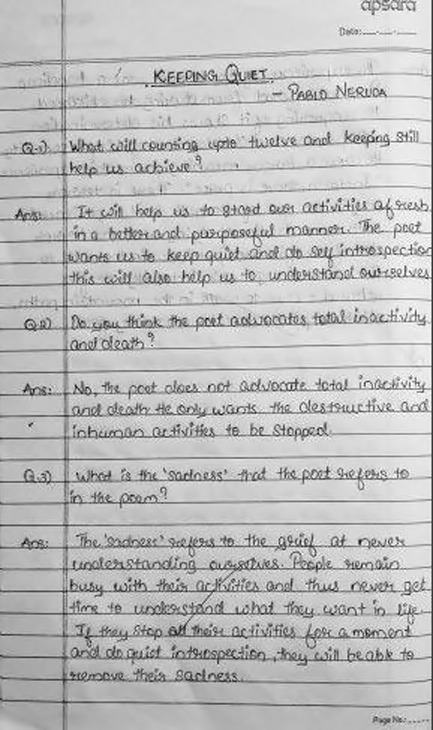
#> input picture eval/test.jpg, 433 x 730 px
$ python aign.py
#> lines starting #> are read from the running program, lines starting #| are printed output that depends on the picture; after the words box and inside, x2 and y2 are one past the last pixel; in counts of white or black regions, pixels touching at a corner belong together
#> the answer given: eval/test.jpg
# align_single.py
# Single image alignment using OpenCV
# Author: Asik Kani ⚡

import cv2
import numpy as np

def align_image(image_path, output_path="aligned_output.jpg"):
#> called with image_path = 'eval/test.jpg', output_path = 'aligned_output.jpg'
    img = cv2.imread(image_path)
#> img is the input picture: shape (730, 433, 3); min 4, max 255, mean 189.3
    if img is None:
        print("❌ Image not found.")
        return None

    # Step 1: Resize + grayscale + edge detect
    img = cv2.resize(img, (1000, 1400))
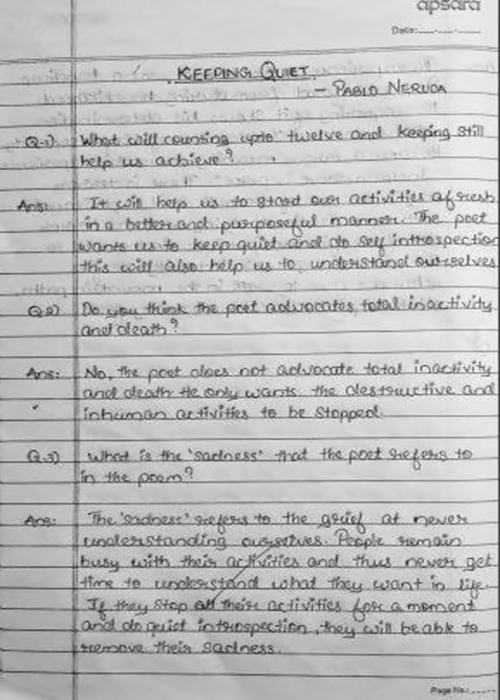
#> img: shape (1400, 1000, 3) (shown at 1/2 size); min 14, max 255, mean 189.2
    gray = cv2.cvtColor(img, cv2.COLOR_BGR2GRAY)
    blur = cv2.GaussianBlur(gray, (5,5), 0)
    edges = cv2.Canny(blur, 75, 200)
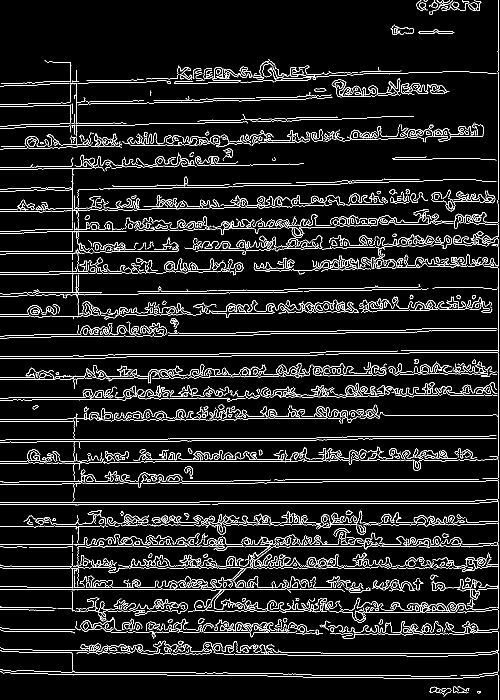
#> edges: shape (1400, 1000) (shown at 1/2 size); 7.5% white in thin lines or dots

    # Step 2: Find largest contour (paper)
    contours, _ = cv2.findContours(edges, cv2.RETR_LIST, cv2.CHAIN_APPROX_SIMPLE)
#> contours = 1500 contours, 902 with area under 20; largest, box (x1, y1, x2, y2) and area: (709, 1204, 939, 1246) 1004, (843, 1206, 900, 1226) 650, (547, 766, 768, 795) 542, (180, 1158, 281, 1176) 521, (870, 593, 960, 620) 501
    contours = sorted(contours, key=cv2.contourArea, reverse=True)
    doc_cnt = None
    for c in contours:
        peri = cv2.arcLength(c, True)
        approx = cv2.approxPolyDP(c, 0.02 * peri, True)
        if len(approx) == 4:
            doc_cnt = approx
            break
#> this loop made 31 passes
#> (peri, doc_cnt) on pass 31: (1258.2, [[483, 1089], [155, 1094], [155, 1133], [157, 1093]])
#> peri on passes 2 to 7: 298, 810.8, 403.4, 419.4, 648.5, 189.6

    if doc_cnt is None:
        print("❌ Could not find paper outline. Try clearer scan.")
        return None

    # Step 3: Order points
    def order_points(pts):
        pts = pts.reshape(4, 2)
#> pts = [[483, 1089], [155, 1094], [155, 1133], [157, 1093]]
        rect = np.zeros((4, 2), dtype="float32")
        s = pts.sum(axis=1)
#> s = [1572, 1249, 1288, 1250]
        rect[0] = pts[np.argmin(s)]      # top-left
        rect[2] = pts[np.argmax(s)]      # bottom-right
        diff = np.diff(pts, axis=1)
#> diff = [606, 939, 978, 936]
        rect[1] = pts[np.argmin(diff)]   # top-right
        rect[3] = pts[np.argmax(diff)]   # bottom-left
        return rect

    rect = order_points(doc_cnt)
#> rect = [[155, 1094], [483, 1089], [483, 1089], [155, 1133]]
    (tl, tr, br, bl) = rect
#> tl = [155, 1094]; tr = [483, 1089]; br = [483, 1089]; bl = [155, 1133]

    # Step 4: Perspective transform
    widthA = np.linalg.norm(br - bl)
#> widthA = 330.9
    widthB = np.linalg.norm(tr - tl)
#> widthB = 328
    maxWidth = int(max(widthA, widthB))
#> maxWidth = 330

    heightA = np.linalg.norm(tr - br)
#> heightA = 0
    heightB = np.linalg.norm(tl - bl)
#> heightB = 39
    maxHeight = int(max(heightA, heightB))
#> maxHeight = 39

    dst = np.array([
        [0, 0],
        [maxWidth - 1, 0],
        [maxWidth - 1, maxHeight - 1],
        [0, maxHeight - 1]
    ], dtype="float32")
#> dst = [[0, 0], [329, 0], [329, 38], [0, 38]]

    M = cv2.getPerspectiveTransform(rect, dst)
#> M = [[-7.06e-19, 1.32e-16, -1.46e-13], [1.39e-05, 0.000912, -1], [-2.79e-06, 4.67e-07, 0.000839]]
    aligned = cv2.warpPerspective(img, M, (maxWidth, maxHeight))
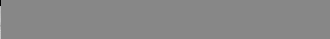
#> aligned: shape (39, 330, 3); min 0, max 206, mean 135.1

    # Step 5: Enhance and save
    gray_aligned = cv2.cvtColor(aligned, cv2.COLOR_BGR2GRAY)
    enhanced = cv2.adaptiveThreshold(gray_aligned, 255, cv2.ADAPTIVE_THRESH_GAUSSIAN_C,
                                     cv2.THRESH_BINARY, 15, 8)
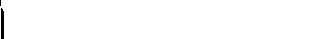
#> enhanced: shape (39, 330); 99.3% white; 2 black regions (1 under 20 px), largest, box (x1, y1, x2, y2) and area: (1, 8, 4, 39) 89

    cv2.imwrite(output_path, enhanced)
    print(f"✅ Image aligned and saved as: {output_path}")

    return enhanced

# ---------- Run ----------
if __name__ == "__main__":
    image_path = input("📂 Enter image path: ").strip()
    output = align_image(image_path)
    if output is not None:
        cv2.imshow("Aligned Output", output)
        cv2.waitKey(0)
        cv2.destroyAllWindows()
